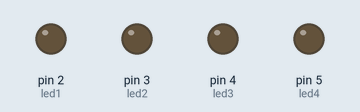
The sketch below on a simulated Arduino Uno, built with avr-gcc and run on an emulated ATmega328P. Shown: output pins drawn as LEDs (lit = HIGH).

Above: at 0.1 s.
At 5.1 s:
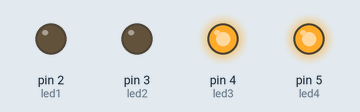
At 9.1 s:
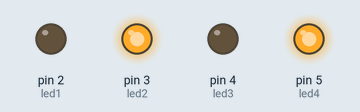
At 19.1 s:
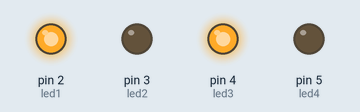
At 28.1 s:
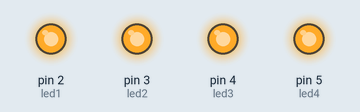
At 37.1 s:
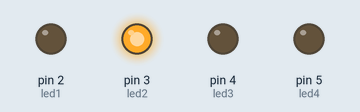
Timing chart, 0 to 40.0 s (numbered marks = the images above):
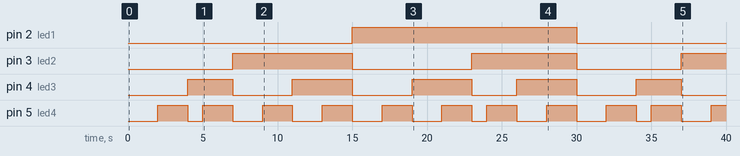

The sketch:

BinaryCounter4LED.ino
```cpp
int led1 = 2;
int led2 = 3;
int led3 = 4;
int led4 = 5;
int wait = 2000;

void setup() {
  // put your setup code here, to run once:
  pinMode(led1,OUTPUT);
  pinMode(led2,OUTPUT);
  pinMode(led3,OUTPUT);
  pinMode(led4,OUTPUT);

}

void loop() {
  // put your main code here, to run repeatedly:
  // 0
  digitalWrite(led1, LOW);
  digitalWrite(led2, LOW);
  digitalWrite(led3, LOW);
  digitalWrite(led4, LOW);

  delay(wait);

  // 1
  digitalWrite(led1, LOW);
  digitalWrite(led2, LOW);
  digitalWrite(led3, LOW);
  digitalWrite(led4, HIGH);

  delay(wait);

  // 2
  digitalWrite(led1, LOW);
  digitalWrite(led2, LOW);
  digitalWrite(led3, HIGH);
  digitalWrite(led4, LOW);

  delay(1000);

  // 3
  digitalWrite(led1, LOW);
  digitalWrite(led2, LOW);
  digitalWrite(led3, HIGH);
  digitalWrite(led4, HIGH);

  delay(wait);

  // 4
  digitalWrite(led1, LOW);
  digitalWrite(led2, HIGH);
  digitalWrite(led3, LOW);
  digitalWrite(led4, LOW);

  delay(wait);

  // 5
  digitalWrite(led1, LOW);
  digitalWrite(led2, HIGH);
  digitalWrite(led3, LOW);
  digitalWrite(led4, HIGH);

  delay(wait);

  // 6
  digitalWrite(led1, LOW);
  digitalWrite(led2, HIGH);
  digitalWrite(led3, HIGH);
  digitalWrite(led4, LOW);

  delay(wait);

  // 7
  digitalWrite(led1, LOW);
  digitalWrite(led2, HIGH);
  digitalWrite(led3, HIGH);
  digitalWrite(led4, HIGH);

  delay(wait);

  // 8
  digitalWrite(led1, HIGH);
  digitalWrite(led2, LOW);
  digitalWrite(led3, LOW);
  digitalWrite(led4, LOW);

  delay(wait);

  // 9
  digitalWrite(led1, HIGH);
  digitalWrite(led2, LOW);
  digitalWrite(led3, LOW);
  digitalWrite(led4, HIGH);

  delay(wait);

  // 10
  digitalWrite(led1, HIGH);
  digitalWrite(led2, LOW);
  digitalWrite(led3, HIGH);
  digitalWrite(led4, LOW);

  delay(wait);

  // 11
  digitalWrite(led1, HIGH);
  digitalWrite(led2, LOW);
  digitalWrite(led3, HIGH);
  digitalWrite(led4, HIGH);

  delay(wait);

  // 12
  digitalWrite(led1, HIGH);
  digitalWrite(led2, HIGH);
  digitalWrite(led3, LOW);
  digitalWrite(led4, LOW);

  delay(1000);

  // 13
  digitalWrite(led1, HIGH);
  digitalWrite(led2, HIGH);
  digitalWrite(led3, LOW);
  digitalWrite(led4, HIGH);

  delay(wait);

  // 14
  digitalWrite(led1, HIGH);
  digitalWrite(led2, HIGH);
  digitalWrite(led3, HIGH);
  digitalWrite(led4, LOW);

  delay(wait);

  // 15
  digitalWrite(led1, HIGH);
  digitalWrite(led2, HIGH);
  digitalWrite(led3, HIGH);
  digitalWrite(led4, HIGH);

  delay(wait);

}
```

Measured:
- by itself, pin 2 (led1): LOW → HIGH at 15.0 s, → LOW 15.0 s later
- by itself, pin 3 (led2): alternates HIGH for 7.5 s and LOW for 7.5 s
- by itself, pin 4 (led3): LOW → HIGH at 4.0 s, → LOW 3.0 s later, → HIGH 4.0 s later, → LOW 4.0 s later, … (10 changes in this stretch)
- by itself, pin 5 (led4): LOW → HIGH at 2.0 s, → LOW 2.0 s later, → HIGH 1.0 s later, → LOW 2.0 s later, … (21 changes in this stretch)
